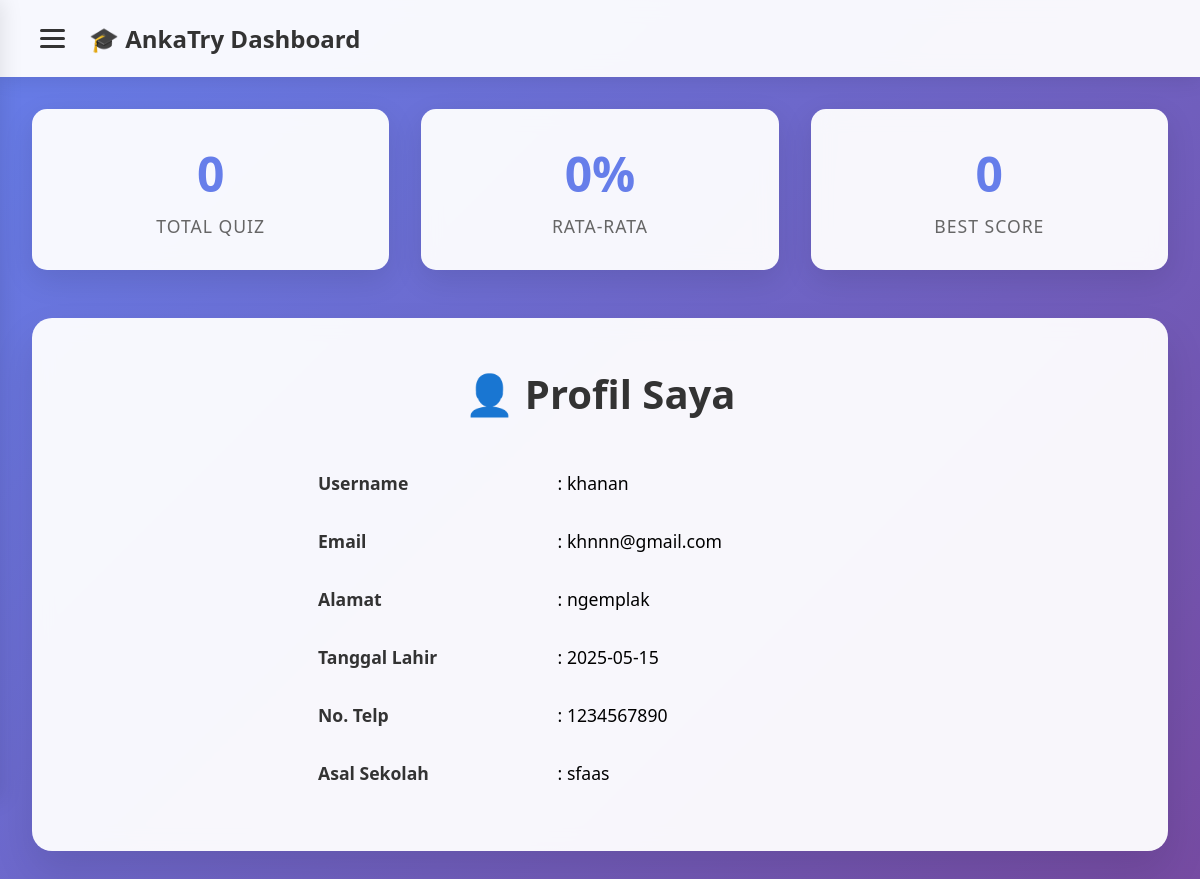
Screenshot of /AnkaTry/user/dashboard.php (signed in) with the database file from the repository.
### tables this page shows
CREATE TABLE `users` (
  `id` int(11) NOT NULL,
  `username` varchar(50) NOT NULL,
  `email` varchar(100) NOT NULL,
  `password` varchar(255) NOT NULL,
  `alamat` text DEFAULT NULL,
  `tanggal_lahir` date DEFAULT NULL,
  `no_telp` varchar(15) DEFAULT NULL,
  `asal_sekolah` varchar(100) DEFAULT NULL,
  `created_at` timestamp NOT NULL DEFAULT current_timestamp(),
  `role` enum('user','admin') NOT NULL DEFAULT 'user'
);

### AnkaTry/user/dashboard.php (the view, shortened to what this page needs)
<?php
include '../koneksi.php';
$username = $_SESSION['username'];
$sql = "SELECT * FROM users WHERE username = ?";
$stmt = $conn->prepare($sql);
$stmt->bind_param("s", $username);
$stmt->execute();
$result = $stmt->get_result();
$user = $result->fetch_assoc();
$user_id = $user['id'];
$has_history_table = false;
$result = $conn->query("SHOW TABLES LIKE 'quiz_history'");
if($result->num_rows > 0) {
    $has_history_table = true;
}
$stats = [
    'total_quiz' => 0,
    'avg_percentage' => 0,
    'best_score' => 0
];
if($has_history_table) {
    $stats_query = "
        SELECT
            COUNT(*) as total_quiz,
            AVG(percentage) as avg_percentage,
            MAX(score) as best_score
        FROM quiz_history
        WHERE user_id = ?
    ";
    $stmt_stats = $conn->prepare($stats_query);
    $stmt_stats->bind_param("i", $user_id);
    $stmt_stats->execute();
    $stats = $stmt_stats->get_result()->fetch_assoc();
}
?>
<!DOCTYPE html>
<html lang="en">
<head>
</head>
<body>
    <nav class="navbar">
        <div class="navbar-title">
            <button class="sidebar-toggle" onclick="toggleSidebar()" aria-label="Open sidebar">
                <span class="hamburger"></span>
                <span class="hamburger"></span>
                <span class="hamburger"></span>
            </button>
            🎓 AnkaTry Dashboard
        </div>
    </nav>
    <div class="dashboard-content">
        <div class="stats-grid">
            <div class="stat-card">
                <div class="stat-number"><?= $stats['total_quiz'] ?: 0 ?></div>
                <div class="stat-label">Total Quiz</div>
            </div>
            <div class="stat-card">
                <div class="stat-number"><?= $stats['avg_percentage'] ? round($stats['avg_percentage'], 1) . '%' : '0%' ?></div>
                <div class="stat-label">Rata-rata</div>
            </div>
            <div class="stat-card">
                <div class="stat-number"><?= $stats['best_score'] ?: 0 ?></div>
                <div class="stat-label">Best Score</div>
            </div>
        </div>
        <div id="profile-section" class="profile-section active">
            <h2>👤 Profil Saya</h2>
            <table class="profile-table">
                <tr>
                    <td class="label">Username</td>
                    <td>: <?= htmlspecialchars($user['username']) ?></td>
                </tr>
                <tr>
                    <td class="label">Email</td>
                    <td>: <?= htmlspecialchars($user['email']) ?></td>
                </tr>
                <tr>
                    <td class="label">Alamat</td>
                    <td>: <?= htmlspecialchars($user['alamat']) ?></td>
                </tr>
                <tr>
                    <td class="label">Tanggal Lahir</td>
                    <td>: <?= htmlspecialchars($user['tanggal_lahir']) ?></td>
                </tr>
                <tr>
                    <td class="label">No. Telp</td>
                    <td>: <?= htmlspecialchars($user['no_telp']) ?></td>
                </tr>
                <tr>
                    <td class="label">Asal Sekolah</td>
                    <td>: <?= htmlspecialchars($user['asal_sekolah']) ?></td>
                </tr>
            </table>
        </div>
    </div>
</body>
</html>

### AnkaTry/user/dashboard.php (style rules this page uses)
* { margin: 0; padding: 0; box-sizing: border-box; }
body { font-family: 'Segoe UI', Tahoma, Geneva, Verdana, sans-serif; background: linear-gradient(135deg, #667eea 0%, #764ba2 100%); min-height: 100vh; }
.navbar { background: rgba(255, 255, 255, 0.95); backdrop-filter: blur(10px); padding: 1rem 2rem; box-shadow: 0 2px 20px rgba(0,0,0,0.1); display: flex; justify-content: space-between; align-items: center; position: sticky; top: 0; z-index: 1000; }
.navbar-title { font-size: 1.5rem; font-weight: bold; color: #333; display: flex; align-items: center; gap: 1rem; }
.sidebar-toggle { background: none; border: none; cursor: pointer; padding: 0.5rem; border-radius: 8px; transition: background 0.3s; }
.hamburger { display: block; width: 25px; height: 3px; background: #333; margin: 5px 0; transition: 0.3s; border-radius: 2px; }
.dashboard-content { padding: 2rem; max-width: 1200px; margin: 0 auto; }
.stats-grid { display: grid; grid-template-columns: repeat(auto-fit, minmax(250px, 1fr)); gap: 2rem; margin-bottom: 3rem; }
.stat-card { background: rgba(255, 255, 255, 0.95); backdrop-filter: blur(10px); padding: 2rem; border-radius: 15px; box-shadow: 0 10px 30px rgba(0,0,0,0.1); text-align: center; transition: transform 0.3s, box-shadow 0.3s; }
.stat-number { font-size: 3rem; font-weight: bold; color: #667eea; margin-bottom: 0.5rem; }
.stat-label { font-size: 1.1rem; color: #666; text-transform: uppercase; letter-spacing: 1px; }
.profile-section { background: rgba(255, 255, 255, 0.95); backdrop-filter: blur(10px); padding: 3rem; border-radius: 20px; box-shadow: 0 20px 40px rgba(0,0,0,0.1); display: none; }
.profile-section.active { display: block; }
.profile-section h2 { font-size: 2.5rem; color: #333; margin-bottom: 2rem; text-align: center; }
.profile-table { width: 100%; max-width: 600px; margin: 0 auto; }
.profile-table tr { border-bottom: 1px solid #eee; }
.profile-table td { padding: 1rem; font-size: 1.1rem; }
.profile-table .label { font-weight: 600; color: #333; width: 40%; }

### rows the page displays
users: username "khanan", email "khnnn@gmail.com", alamat "ngemplak", tanggal_lahir "2025-05-15", no_telp "1234567890", asal_sekolah "sfaas"

### other values shown
$stats['total_quiz'] ?: 0 "0"
$stats['best_score'] ?: 0 "0"
